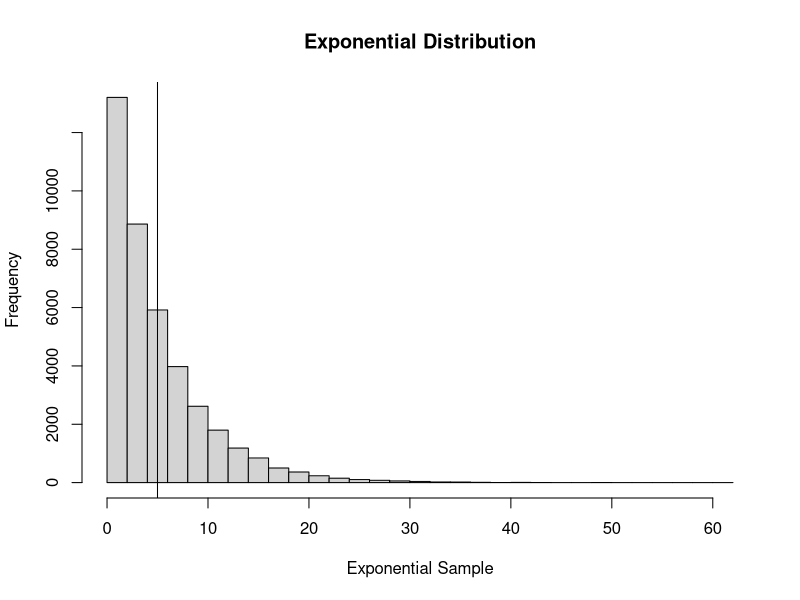
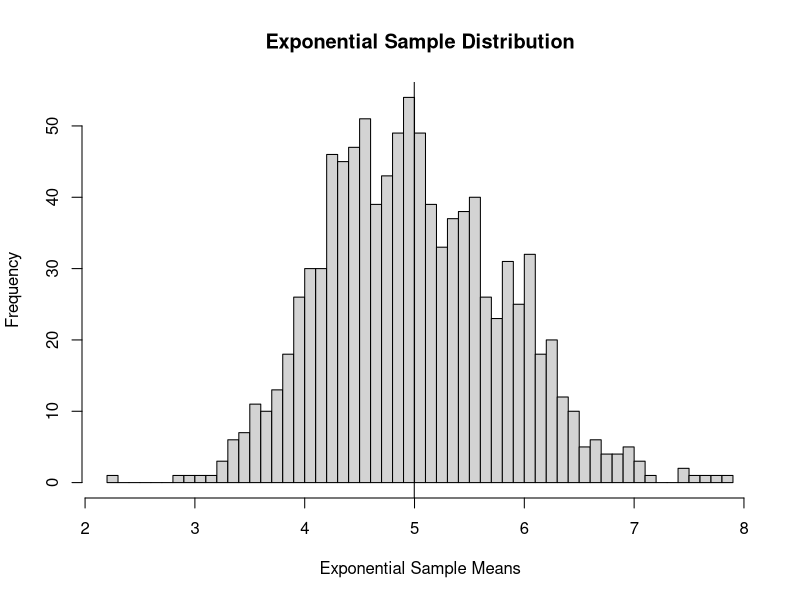

Write the R code that produced these figures, in order.
## ---- chunk 1
knitr::opts_chunk$set(fig.width=5, fig.height=3) 
## ---- chunk 2
library(ggplot2)
library(ggpubr)
## ---- chunk 3
options(scipen=999)
set.seed(1888)
x<- matrix(rexp(40*1000, 0.2),ncol=40)
## ---- chunk 4
hist(x,
     breaks = 40,
     xlab = "Exponential Sample",
     main = "Exponential Distribution",)
abline(v=mean(x))
mean(x)
## ---- chunk 5

hist(rowMeans(x),
     breaks = 40,
     xlab = "Exponential Sample Means",
     main = "Exponential Sample Distribution",)
abline(v=mean(rowMeans(x)))
mean(rowMeans(x))
## ---- chunk 6
var(rowMeans(x))
## ---- chunk 7
shapiro.test(rowMeans(x))$p.value
